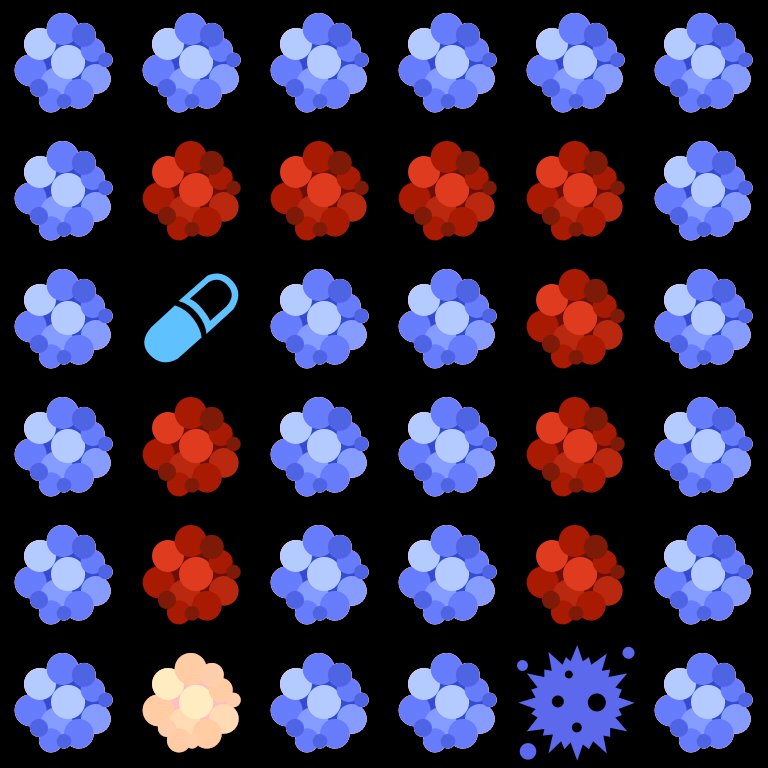

Below is a game level as drawn by its tile map, then a one-line description and the .tmx file that defines it, in full:
An orthogonal 6x6 tile map with 128x128 px tiles, 1 tile layer (Tile Layer 1).

<map version="1.0" tiledversion="1.0.3" orientation="orthogonal" renderorder="right-down" width="6" height="6" tilewidth="128" tileheight="128" nextobjectid="1">
 <tileset firstgid="1" name="Tiles" tilewidth="128" tileheight="128" tilecount="14" columns="7">
  <image source="../images/Tiles.png" width="896" height="256" />
 </tileset>
 <layer name="Tile Layer 1" width="6" height="6">
  <data encoding="csv">
2,2,2,2,2,2,
2,13,13,13,13,2,
2,1,2,2,13,2,
2,13,2,2,13,2,
2,13,2,2,13,2,
2,14,2,2,3,2
</data>
 </layer>
</map>
